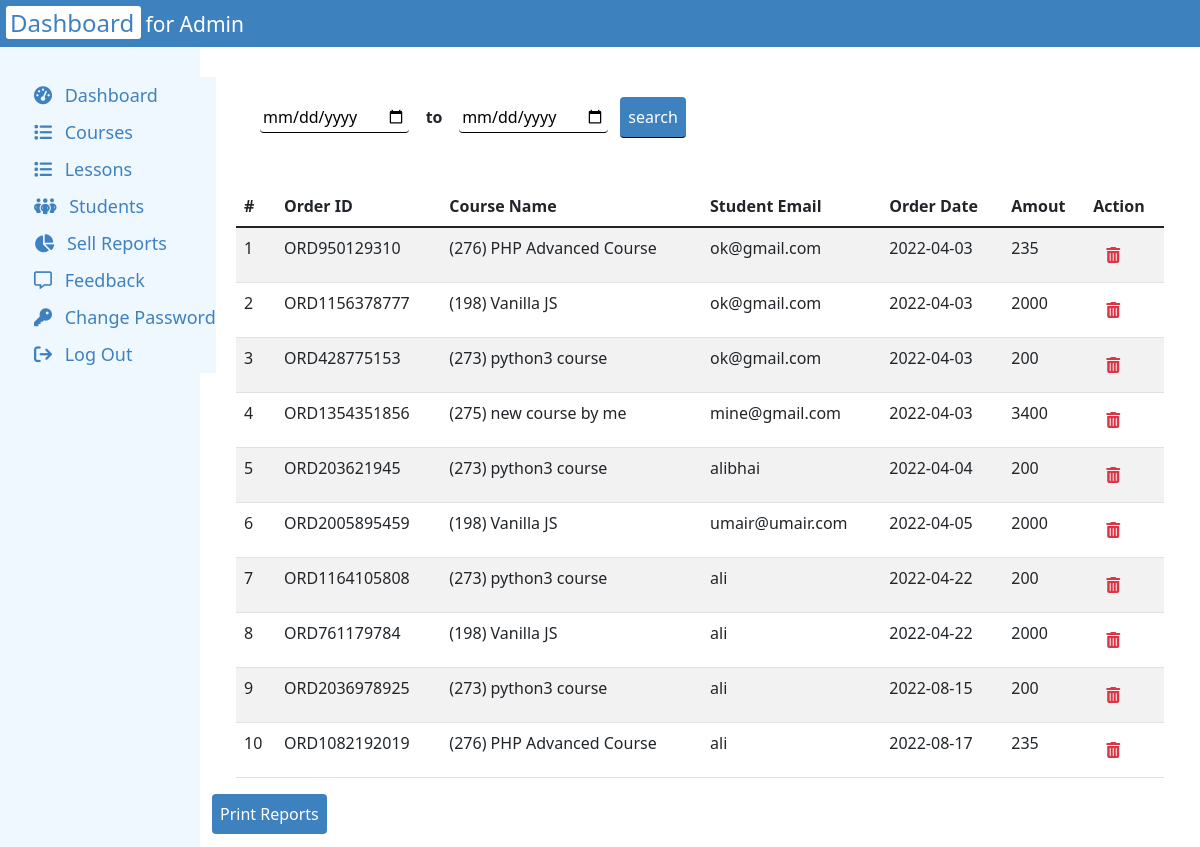
The app's page /LMS/admin/sell-reports.php (signed in) with its own data.
### tables this page shows
CREATE TABLE `sales` (
  `id` int(11) NOT NULL,
  `orderid` text NOT NULL,
  `course_name` varchar(255) NOT NULL,
  `course_id` int(11) NOT NULL,
  `stu_email` varchar(255) NOT NULL,
  `price` int(11) NOT NULL,
  `date` date DEFAULT current_timestamp()
);

### LMS/admin/sell-reports.php (the view, shortened to what this page needs)
<?php
include "header.php";
include "dash-common.php";
?>
<div class="col">
<form method="POST" class="m-5 d-print-none">
    <input type="date" name="start-date"> <strong> &nbsp;&nbsp; to &nbsp;&nbsp;</strong>
    <input type="date" name="end-date">
    <input type="submit" name ="search" value="search" class="ms-2 p-2" style="color: white; background: rgba(55, 124, 189, 0.959);">
</form>
<?php if (isset($_POST["search"])): ?>
<div class="container">
<?php
$con = mysqli_connect("localhost", "root", "", "Lms_DB");
$query = "select * from sales where date between  '{$_POST["start-date"]}' and '{$_POST["end-date"]}' ";
$qr = mysqli_query($con, $query);
mysqli_close($con);
?>
    <div class="row">
        <div class="col">
<table class="table table-striped">
  <thead>
    <tr>
      <th scope="col">#</th>
      <th scope="col">Order ID</th>
      <th scope="col">Course Name</th>
      <th scope="col">Student Email</th>
      <th scope="col">Order Date</th>
      <th scope="col">Amout</th>
      <th scope="col" class="d-print-none">Action</th>
    </tr>
  </thead>
  <tbody>
    <?php
$i = 1;
while ($row = mysqli_fetch_assoc($qr)): ?>
            <tr>
            <td scope="col"><?php echo $i++ ?></td>
            <td scope="col"><?php echo $row["orderid"] ?></td>
            <td scope="col"><?php echo "({$row["course_id"]}) " . $row["course_name"] ?></td>
            <td scope="col"><?php echo $row["stu_email"] ?></d>
            <td scope="col"><?php echo $row["date"] ?></d>
            <td scope="col"><?php echo $row["price"] ?></d>
            <td class="d-print-none">
            <button class="btn" type="submit" id="<?php echo $row["id"]; ?>" onclick="deletethis(this.id)" value="Delete Me">
               <i class="fa-solid fa-trash-can fs-6 text-danger"></i>
            </button>
        </td>
        </tr>
               <?php endwhile;?>
  </tbody>
</table>
</div>
</div>
</div>
<button class="d-print-none p-2 rounded" style="color: white; background: rgba(55, 124, 189, 0.959); border:none" onclick="window.print()">Print Reports</button>
<?php
else: ?>
            <div class="container">
            <?php
$con = mysqli_connect("localhost", "root", "", "Lms_DB");
$query = "select * from sales;";
$qr = mysqli_query($con, $query);
?>
                <div class="row">
                    <div class="col">
            <table class="table table-striped">
              <thead>
                <tr>
                  <th scope="col">#</th>
                  <th scope="col">Order ID</th>
                  <th scope="col">Course Name</th>
                  <th scope="col">Student Email</th>
                  <th scope="col">Order Date</th>
                  <th scope="col">Amout</th>
                  <th scope="col" class="d-print-none">Action</th>
                </tr>
              </thead>
              <tbody>
                <?php
$i = 1;
while ($row = mysqli_fetch_assoc($qr)): ?>
                        <tr>
                        <td scope="col"><?php echo $i++ ?></td>
                        <td scope="col"><?php echo $row["orderid"] ?></td>
                        <td scope="col"><?php echo "({$row["course_id"]}) " . $row["course_name"] ?></td>
                        <td scope="col"><?php echo $row["stu_email"] ?></d>
                        <td scope="col"><?php echo $row["date"] ?></d>
                        <td scope="col"><?php echo $row["price"] ?></d>
                        <td class="d-print-none">
            <button class="btn" type="submit" id="<?php echo $row["id"]; ?>" onclick="deletethis(this.id)" value="Delete Me">
               <i class="fa-solid fa-trash-can fs-6 text-danger"></i>
            </button>
        </td>
</td>
                    </tr>
                           <?php endwhile;?>
              </tbody>
            </table>
            </div>
            </div>
            </div>
<button class="d-print-none p-2 rounded" style="color: white; background: rgba(55, 124, 189, 0.959); border:none" onclick="window.print()">Print Reports</button>
<?php endif;?>
        </div>
    </div>
</div>

### LMS/admin/css/main.css (style rules this page uses)
* { margin : 0; padding : 0; box-sizing: border-box; }
body { height: 100vh; }
input, textarea { padding: 3px; border-radius: 4px; border: 1px solid grey; outline: none; border: none; border-bottom: 1px solid black; margin-top: 2px; }

### records on screen
sales: orderid "ORD950129310", course "276", course_name "PHP Advanced Course", stu_email "ok@gmail.com", date "2022-04-03", price "235"
sales: orderid "ORD1156378777", course "198", course_name "Vanilla JS", stu_email "ok@gmail.com", date "2022-04-03", price "2000"
sales: orderid "ORD428775153", course "273", course_name "python3 course", stu_email "ok@gmail.com", date "2022-04-03", price "200"
sales: orderid "ORD1354351856", course "275", course_name "new course by me", stu_email "mine@gmail.com", date "2022-04-03", price "3400"
sales: orderid "ORD203621945", course "273", course_name "python3 course", stu_email "alibhai", date "2022-04-04", price "200"
sales: orderid "ORD2005895459", course "198", course_name "Vanilla JS", stu_email "umair@umair.com", date "2022-04-05", price "2000"
sales: orderid "ORD1164105808", course "273", course_name "python3 course", stu_email "ali", date "2022-04-22", price "200"
sales: orderid "ORD761179784", course "198", course_name "Vanilla JS", stu_email "ali", date "2022-04-22", price "2000"
sales: orderid "ORD2036978925", course "273", course_name "python3 course", stu_email "ali", date "2022-08-15", price "200"
sales: orderid "ORD1082192019", course "276", course_name "PHP Advanced Course", stu_email "ali", date "2022-08-17", price "235"
